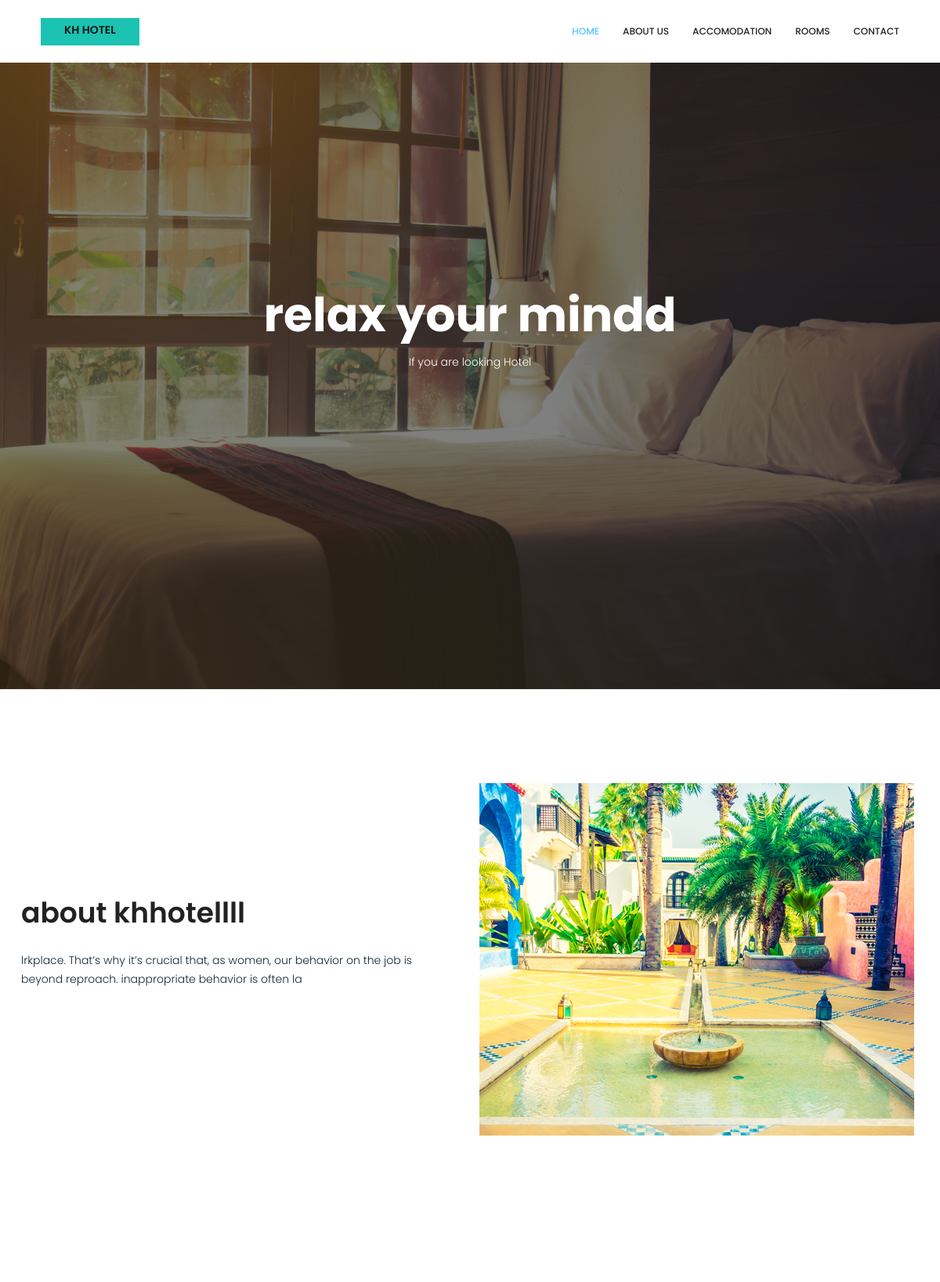
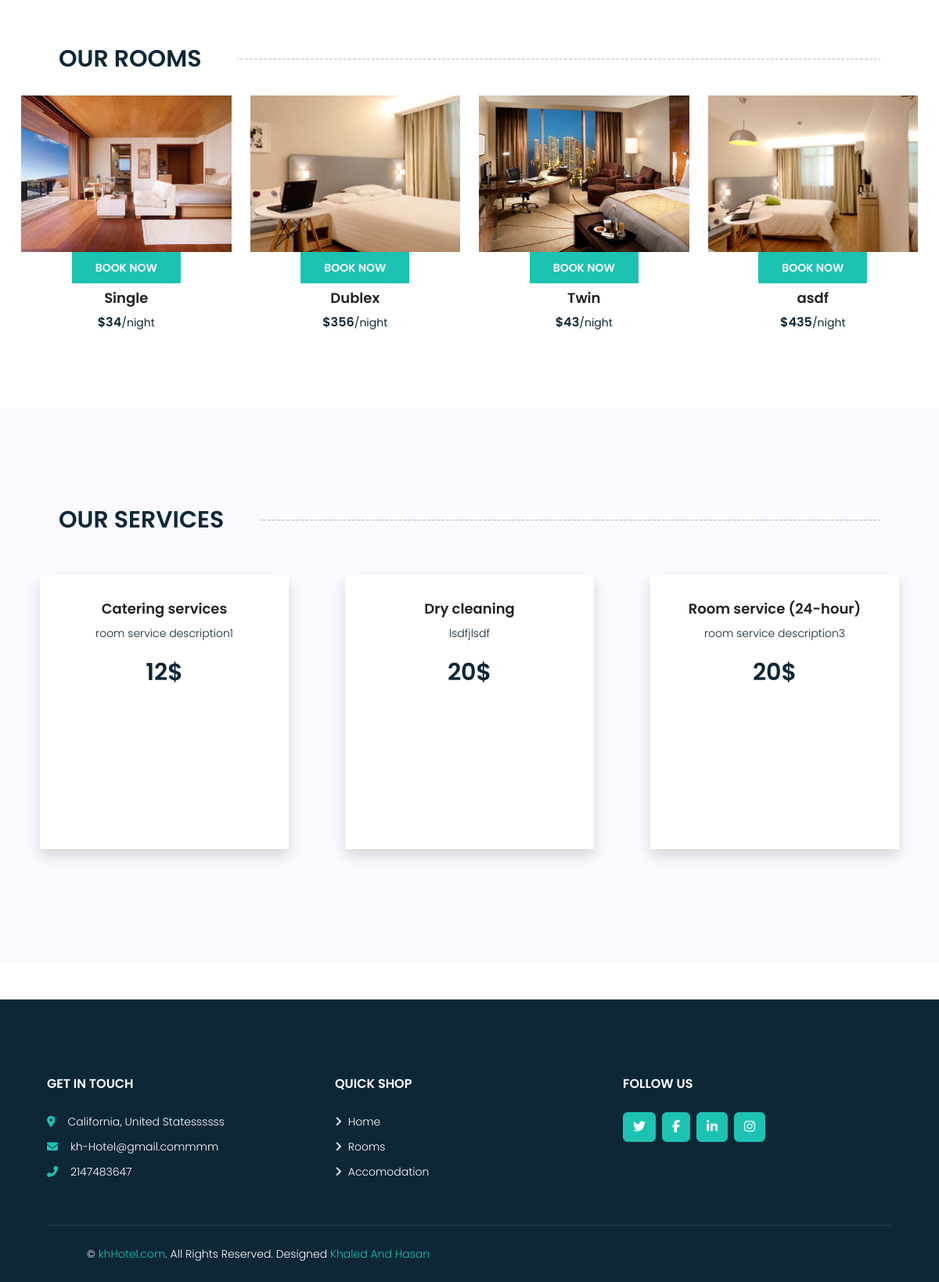
The app's page /hotel/index.php with its own data (2 pictures, top to bottom).
### tables this page shows
CREATE TABLE `sliders` (
  `id` int(10) UNSIGNED NOT NULL,
  `image` varchar(255) NOT NULL,
  `head_text` varchar(255) NOT NULL,
  `primary_text` varchar(255) NOT NULL
);

CREATE TABLE `aboutus` (
  `about_id` int(10) UNSIGNED NOT NULL,
  `about_image` varchar(255) NOT NULL,
  `about_title` varchar(255) NOT NULL,
  `about_description` varchar(255) NOT NULL
);

CREATE TABLE `room_status` (
  `status_id` int(10) UNSIGNED NOT NULL,
  `room_id` int(10) UNSIGNED NOT NULL,
  `data` date NOT NULL,
  `status` varchar(255) NOT NULL
);

CREATE TABLE `rooms` (
  `room_id` int(10) UNSIGNED NOT NULL,
  `room_name` varchar(255) NOT NULL,
  `room_image` varchar(255) NOT NULL,
  `room_number` int(11) NOT NULL,
  `room_type` varchar(255) NOT NULL,
  `price_per_night` int(11) NOT NULL,
  `room_description` varchar(255) NOT NULL
);

CREATE TABLE `services` (
  `service_id` int(10) UNSIGNED NOT NULL,
  `room_id` int(10) UNSIGNED NOT NULL,
  `service_name` varchar(255) NOT NULL,
  `service_description` varchar(255) NOT NULL,
  `service_price` int(11) NOT NULL
);

CREATE TABLE `footer` (
  `footer_id` int(10) UNSIGNED NOT NULL,
  `address` varchar(255) NOT NULL,
  `email` varchar(255) NOT NULL,
  `phone_number` int(25) NOT NULL
);

### hotel/index.php (the view, shortened to what this page needs)
<?php
require('common/header.php');
?>
<?php
require('../connect.php');
$sql = "SELECT rooms.room_id, rooms.room_name,rooms.room_image, rooms.room_number, rooms.room_type, room_status.status_id,rooms.price_per_night, room_status.data, room_status.status FROM rooms INNER JOIN room_status ON rooms.room_id = room_status.room_id;";
$result = $conn->query($sql);
$rooms = $result->fetch_all(MYSQLI_ASSOC);
$sql_slider = "SELECT * from sliders";
$result_slider = $conn->query($sql_slider);
$sliders = $result_slider->fetch_all(MYSQLI_ASSOC);
$sql_footer = "SELECT * from footer";
$result_footer = $conn->query($sql_footer);
$footer = $result_footer->fetch_all(MYSQLI_ASSOC);
$sql_about = "SELECT * from aboutus";
$result_about = $conn->query($sql_about);
$about = $result_about->fetch_assoc();
$sql_services = "SELECT * from services";
$result_services = $conn->query($sql_services);
$services = $result_services->fetch_all(MYSQLI_ASSOC);
?>
<body>
    <?php require('common/navbar.php'); ?>
    <section class="banner_area" style="background-image: url('image/banner/<?php echo $sliders[0]['image'] ?>'); background-size: cover; background-position: center; background-repeat: no-repeat;">
        <div class="booking_table d_flex align-items-center">
            <div class="overlay"></div>
            <div class="container">
                <div class="banner_content text-center">
                    <h2><?php echo $sliders[0]['head_text'] ?></h2>
                    <p><?php echo $sliders[0]['primary_text'] ?></p>
                </div>
            </div>
        </div>
    </section>
    <section class="about_history_area section_gap">
        <div class="container">
            <div class="row">
                <div class="col-md-6 d_flex align-items-center">
                    <div class="about_content ">
                        <h2 class="title title_color"><?php echo $about['about_title'] ?></h2>
                        <p><?php echo $about['about_description'] ?></p>
                    </div>
                </div>
                <div class="col-md-6">
                    <img class="img-fluid" src="../img/about/<?php echo $about['about_image'] ?>" alt="img">
                </div>
            </div>
        </div>
    </section>
    <section class="accommodation_area section_gap">
        <div class="container">
            <h2 class="section-title position-relative text-uppercase mx-xl-5 mb-4">
                <span class="pr-3">Our Rooms</span>
                <hr>
            </h2>
            <div class="row mb_30">
                <?php if (count($rooms) > 4) { ?>
                    <div id="carouselExampleSlidesOnly" class="carousel slide" data-bs-ride="carousel">
                        <div class="carousel-inner">
                            <?php foreach ($rooms as $k => $room) { ?>
                                <?php if ($k % 4 == 0) { ?>
                                    <div class="carousel-item <?php echo $k === 0 ? 'active' : ''; ?>">
                                        <div class="row">
                                        <?php } ?>
                                        <div class="col-lg-3 col-sm-6">
                                            <div class="accommodation_item text-center">
                                                <div class="hotel_img">
                                                    <img src="image/rooms/<?php echo $room['room_image'] ?>" alt="" style="width:20px !important; height:20px !important">
                                                    <a href="book.php?room_id=<?php echo $room['room_id'] ?>" class="btn theme_btn button_hover ">Book Now</a>
                                                </div>
                                                <h4 class=""><?php echo $room['room_type'] ?></h4>
                                                <h5>$<?php echo $room['price_per_night'] ?><small>/night</small></h5>
                                            </div>
                                        </div>
                                        <?php if (($k + 1) % 4 == 0 || $k === count($rooms) - 1) { ?>
                                        </div>
                                    </div>
                                <?php } ?>
                            <?php } ?>
                        </div>
                    </div>
                <?php } else { ?>
                    <?php foreach ($rooms as $room) { ?>
                        <div class="col-lg-3 col-sm-6">
                            <div class="accommodation_item text-center">
                                <div class="hotel_img">
                                    <img src="image/rooms/<?php echo $room['room_image'] ?>" alt="">
                                    <a href="book.php?room_id=<?php echo $room['room_id'] ?>" class="btn theme_btn button_hover btn-info">Book Now</a>
                                </div>
                                <a href="#">
                                    <h4 class="sec_h4"><?php echo $room['room_type'] ?></h4>
                                </a>
                                <h5>$<?php echo $room['price_per_night'] ?><small>/night</small></h5>
                            </div>
                        </div>
                    <?php } ?>
                <?php } ?>
            </div>
        </div>
    </section>
    <section class="testimonial_area section_gap mb-4">
        <div class="container">
            <h2 class="section-title position-relative text-uppercase mx-xl-5 mb-4">
                <span class="pr-3">Our Services</span>
                <hr>
            </h2>
            <div id="testimonialCarousel" class="carousel slide" data-bs-ride="carousel">
                <div class="carousel-inner">
                    <?php
                    $serviceChunks = array_chunk($services, 3);
                    foreach ($serviceChunks as $k => $serviceChunk) { ?>
                        <div class="carousel-item <?php echo $k === 0 ? 'active' : ''; ?>">
                            <div class="row">
                                <?php foreach ($serviceChunk as $ser) { ?>
                                    <div class="col-lg-4">
                                        <div class="media testimonial_item">
                                            <div class="media-body shadow m-4 p-4 bg-white text-center" style="min-height: 350px;">
                                                <h4 class="sec_h4"><?php echo $ser['service_name'] ?></h4>
                                                <p><?php echo $ser['service_description'] ?></p>
                                                <h2><?php echo $ser['service_price'] ?>$</h2>
                                            </div>
                                        </div>
                                    </div>
                                <?php } ?>
                            </div>
                        </div>
                    <?php } ?>
                </div>
                <button class="carousel-control-prev" style="color: white;" type="button" data-bs-target="#testimonialCarousel" data-bs-slide="prev">
                    <span class="carousel-control-prev-icon" aria-hidden="true"></span>
                </button>
                <button class="carousel-control-next" style="color: white;" type="button" data-bs-target="#testimonialCarousel" data-bs-slide="next">
                    <span class="carousel-control-next-icon" aria-hidden="true"></span>
                </button>
            </div>
        </div>
    </section>
    <?php require('common/footer.php'); ?>
</body>
</html>

### hotel/common/footer.php
<div class="container-fluid  mt-5 pt-5" style="background-color: #0e2737;">
    <div class="row px-xl-5 pt-5">
        <div class="col-lg-4 col-md-12 mb-5 pr-3 pr-xl-5" style="color: white !important;">
            <h5 class=" text-uppercase mb-4">Get In Touch</h5>
            <p class="mb-2"><i class="fa fa-map-marker-alt text-primary mr-3"></i><?php echo $footer[0]['address'] ?></p>
            <p class="mb-2"><i class="fa fa-envelope text-primary mr-3"></i><?php echo $footer[0]['email'] ?></p>
            <p class="mb-0"><i class="fa fa-phone-alt text-primary mr-3"></i><?php echo $footer[0]['phone_number'] ?></p>
        </div>
        <div class="col-lg-4 col-md-4 mb-5" style="color: white !important;">
            <h5 class="text-white text-uppercase mb-4">Quick Shop</h5>
            <div class="d-flex flex-column justify-content-start">
                <a class="text-white mb-2" href="index.php"><i class="fa fa-angle-right mr-2"></i>Home</a>
                <a class="text-white mb-2" href="rooms.php"><i class="fa fa-angle-right mr-2"></i>Rooms</a>
                <a class="text-white mb-2" href="accomodation.php"><i class="fa fa-angle-right mr-2"></i>Accomodation</a>
            </div>
        </div>
        <div class="col-lg-4 col-md-4 mb-5 " style="color: white !important;">
            <h5 class="text-white text-uppercase mb-4">Follow Us</h5>
            <div class="d-flex align-items-right">
                <a class="btn btn-primary btn-square mr-2 text-right" href="#"><i class="fab fa-twitter"></i></a>
                <a class="btn btn-primary btn-square mr-2 text-right" href="#"><i class="fab fa-facebook-f"></i></a>
                <a class="btn btn-primary btn-square mr-2 text-right" href="#"><i class="fab fa-linkedin-in"></i></a>
                <a class="btn btn-primary btn-square text-right" href="#"><i class="fab fa-instagram"></i></a>
            </div>
        </div>
    </div>
    <div class="row border-top mx-xl-5 py-4" style="border-color: rgba(256, 256, 256, .1) !important;">
        <div class="col-md-6 px-xl-0">
            <p class="mb-md-0 text-center text-md-left text-white">
                &copy; <a class="text-primary" href="#">khHotel.com</a>. All Rights Reserved. Designed
                <span class="text-primary">Khaled And Hasan</span>
            </p>
        </div>
    </div>
</div>

### hotel/css/style.css (style rules this page uses)
a { text-decoration: none; -webkit-transition: all 0.3s ease-in-out; -o-transition: all 0.3s ease-in-out; transition: all 0.3s ease-in-out; }
body { line-height: 24px; font-size: 14px; font-family: "Poppins", sans-serif; font-weight: 300; color: #0e2737; }
section { background: #fff; }
h1, h2, h3, h4, h5, h6 { font-family: "Poppins", sans-serif; font-weight: 600; }
@media (min-width: 1200px) { .container { max-width: 1170px; } }
.section_gap { padding: 120px 0; }
.d_flex { display: -webkit-box; display: -ms-flexbox; display: flex; }
.mb_30 { margin-bottom: -30px; }
.title_color { color: #222222; }
.title { font-size: 36px; line-height: 45px; font-weight: 600; }
.theme_btn { font-size: 14px; line-height: 30px; text-transform: uppercase; color: #fff; font-weight: 600; background: #1cc3b2; padding: 5px 30px; }
.theme_btn:before { background: #1cc3b2; }
.button_hover { border-radius: 0px; position: relative; z-index: 1; -webkit-transition: all 0.3s linear; -o-transition: all 0.3s linear; transition: all 0.3s linear; overflow: hidden; border: 0px; display: inline-block; text-align: center; }
.button_hover:before { content: ""; width: 100%; height: 100%; left: 0; top: 0; position: absolute; -webkit-transform: translateX(-100%); -ms-transform: translateX(-100%); transform: translateX(-100%); z-index: -1; background: #0e2737; color: white !important; -webkit-transition: all 0.3s linear; -o-transition: all 0.3s linear; transition: all 0.3s linear; opacity: 0; }
.section-title { display: flex; align-items: center; }
.section-title span { margin-right: 1em; }
.section-title hr { flex: 1; border: none; height: 1px; background: linear-gradient(to right, #000 30%, transparent 30%, transparent 70%, #000 70%, #000); background-size: 6px 1px; }
.banner_area { position: relative; }
.overlay { position: absolute; top: 0; left: 0; width: 100%; height: 100%; background-color: rgba(0, 0, 0, 0.5); }
.banner_content { position: relative; z-index: 1; color: #fff; }
.banner_area { background: #0e2737; position: relative; z-index: 1; }
.booking_table { position: relative; overflow: hidden; width: 100%; min-height: 800px; }
.overlay { position: absolute; left: 0; right: 0; top: 0; height: 125%; bottom: 0; z-index: -1; }
.banner_content { color: #fff; margin-bottom: 94px; }
.banner_content h2 { font-size: 60px; line-height: 60px; font-weight: 700; }
.banner_content p { font-weight: 300; font-size: 14px; line-height: 24px; padding: 10px 0px 20px; }
.sec_h4 { font-size: 18px; line-height: 38px; font-weight: 600; color: #222222; margin-bottom: 0px; }
.about_content { padding-right: 60px; }
.about_content p { padding: 18px 0px 30px; }
.testimonial_area { background: #f9f9ff; }
h2 { font-size: 30px; }
h4 { font-size: 18px; }
h5 { font-size: 16px; }
h1, h2, h3, h4, h5, h6 { line-height: 1.5em; }

### hotel/index.php (style rules this page uses)
.hotel_img img { width: 100%; height: 200px; object-fit: cover; }

### records on screen
sliders: image (picture), head_text "relax your mindd", primary_text "If you are looking Hotel"
aboutus: about_title "about khhotellll", about_description "lrkplace. That’s why it’s crucial that, as women, our behavior on the job is beyond reproach. inappropriate behavior is often la", about_image (picture)
room_status: room.room_image (picture), room.room_type "Single", room.price_per_night "34"
room_status: room.room_image (picture), room.room_type "Dublex", room.price_per_night "356"
room_status: room.room_image (picture), room.room_type "Twin", room.price_per_night "43"
room_status: room.room_image (picture), room.room_type "asdf", room.price_per_night "435"
services: service_name "Catering services", service_description "room service description1", service_price "12"
services: service_name "Dry cleaning", service_description "lsdfjlsdf", service_price "20"
services: service_name "Room service (24-hour)", service_description "room service description3", service_price "20"
footer: address "California, United Statessssss", email "kh-Hotel@gmail.commmm", phone_number "2147483647"
